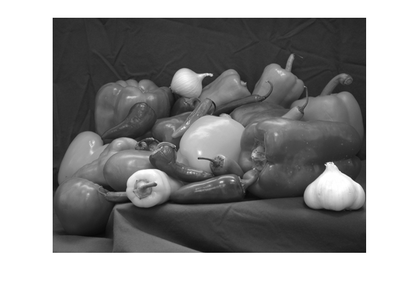
%> input picture ComputerVision/Ass2/pepperAsIntensity.png, 420 x 292 px, shrunk from 686 x 477 before the run
$ octave myHistogramEqualizer.m   (GNU Octave 9; MATLAB toolbox functions it lacks are replaced by stand-ins)
%> lines starting %> are read from the running program, lines starting %| are printed output that depends on the picture
GIm=imread('pepperAsIntensity.png');
%> GIm is the input picture: size 292x420x3 uint8; min 8, max 255, mean 150.8


numofpixels=size(GIm,1)*size(GIm,2);
%> numofpixels = 122640


figure,imshow(GIm);

title('Original Image');

%%%%%%%%%%%%%%%%%%%%%%%%%%%%%%%%
% the code below will equalized the grayscal image.

HIm=uint8(zeros(size(GIm,1),size(GIm,2)));

freq=zeros(256,1);

probf=zeros(256,1);

probc=zeros(256,1);

cum=zeros(256,1);

output=zeros(256,1);


%freq counts the occurrence of each pixel value.

%The probability of each occurrence is calculated by probf.


for i=1:size(GIm,1)

    for j=1:size(GIm,2)

        value=GIm(i,j);

        freq(value+1)=freq(value+1)+1;

        probf(value+1)=freq(value+1)/numofpixels;

    end

end
%> after the loop, freq = 256 values, max 47698 at index 255, min 0 at index 1, mean 479.1; probf = 256 values, max 0.389 at index 255, min 0 at index 1, mean 0.00391


sum=0;

no_bins=255;


%The cumulative distribution probability is calculated.

for i=1:size(probf)

   sum=sum+freq(i);

   cum(i)=sum;

   probc(i)=cum(i)/numofpixels;

   output(i)=round(probc(i)*no_bins);

end
%> this loop made 256 passes
%> sum on passes 1 to 3: 0, 0, 0
%> after the loop, cum = 256 values from 0 to 122640; output = 256 values from 0 to 255; probc = 256 values from 0 to 1; sum = 122640

for i=1:size(GIm,1)

    for j=1:size(GIm,2)

            HIm(i,j)=output(GIm(i,j)+1);

    end

end
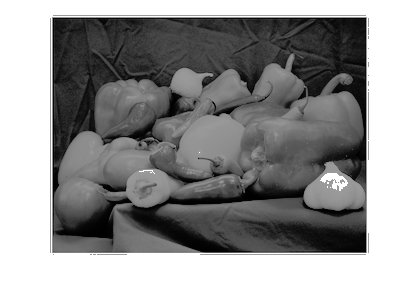
%> HIm: size 292x420 uint8; min 0, max 255, mean 147.4

figure,imshow(HIm);

title('Histogram equalization');
%%%%%%%%%%%%%%%%%%%%%%%%%%%%%%%%%%%%%%%%%%%%%%%%
% Summary table of Histogram Equalizer computation
%

$ run again, with ComputerVision/Ass2/ColorEdgeDectectionDifferentChannel.png copied over ComputerVision/Ass2/pepperAsIntensity.png
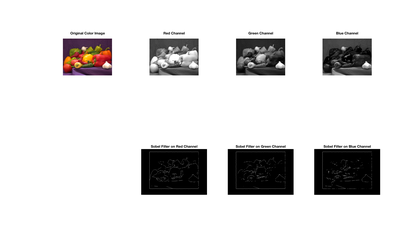
%> input picture ComputerVision/Ass2/ColorEdgeDectectionDifferentChannel.png, 420 x 239 px, shrunk from 3352 x 1908 before the run
%> GIm is the input picture: size 239x420x3 uint8; mean R, G, B 219.9, 218.9, 218.8
%> after the loop `for i=1:size(GIm,1)`: freq = 256 values, max 81631 at index 255, min 0 at index 256, mean 392.1; probf = 256 values, max 0.813 at index 255, min 0 at index 256, mean 0.00391
%> the loop `for i=1:size(probf)` made 256 passes
%> sum on passes 1 to 3: 5089, 5857, 6117
%> after the loop `for i=1:size(probf)`: cum = 256 values from 5089 to 100380; output = 256 values from 13 to 255; probc = 256 values from 0.0507 to 1; sum = 100380
%> after the loop `for i=1:size(GIm,1)`:
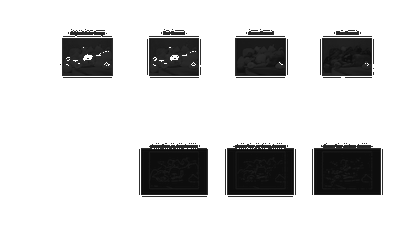
%> HIm: size 239x420 uint8; min 13, max 255, mean 212.2

$ run again, with ComputerVision/Ass2/EdgeDectectionOperation.png copied over ComputerVision/Ass2/pepperAsIntensity.png
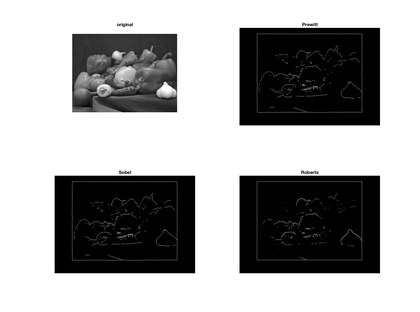
%> input picture ComputerVision/Ass2/EdgeDectectionOperation.png, 420 x 312 px, shrunk from 2006 x 1492 before the run
%> GIm is the input picture: size 312x420x3 uint8; min 0, max 255, mean 165.1
%> after the loop `for i=1:size(GIm,1)`: freq = 256 values, max 78576 at index 255, min 0 at index 256, mean 511.9; probf = 256 values, max 0.6 at index 255, min 0 at index 256, mean 0.00391
%> the loop `for i=1:size(probf)` made 256 passes
%> sum on passes 1 to 3: 30619, 33516, 34586
%> after the loop `for i=1:size(probf)`: cum = 256 values from 30619 to 131040; output = 256 values from 60 to 255; probc = 256 values from 0.234 to 1; sum = 131040
%> after the loop `for i=1:size(GIm,1)`:
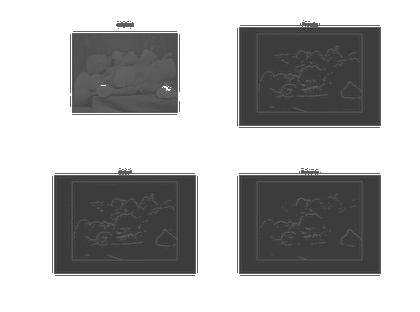
%> HIm: size 312x420 uint8; min 60, max 255, mean 180.5
